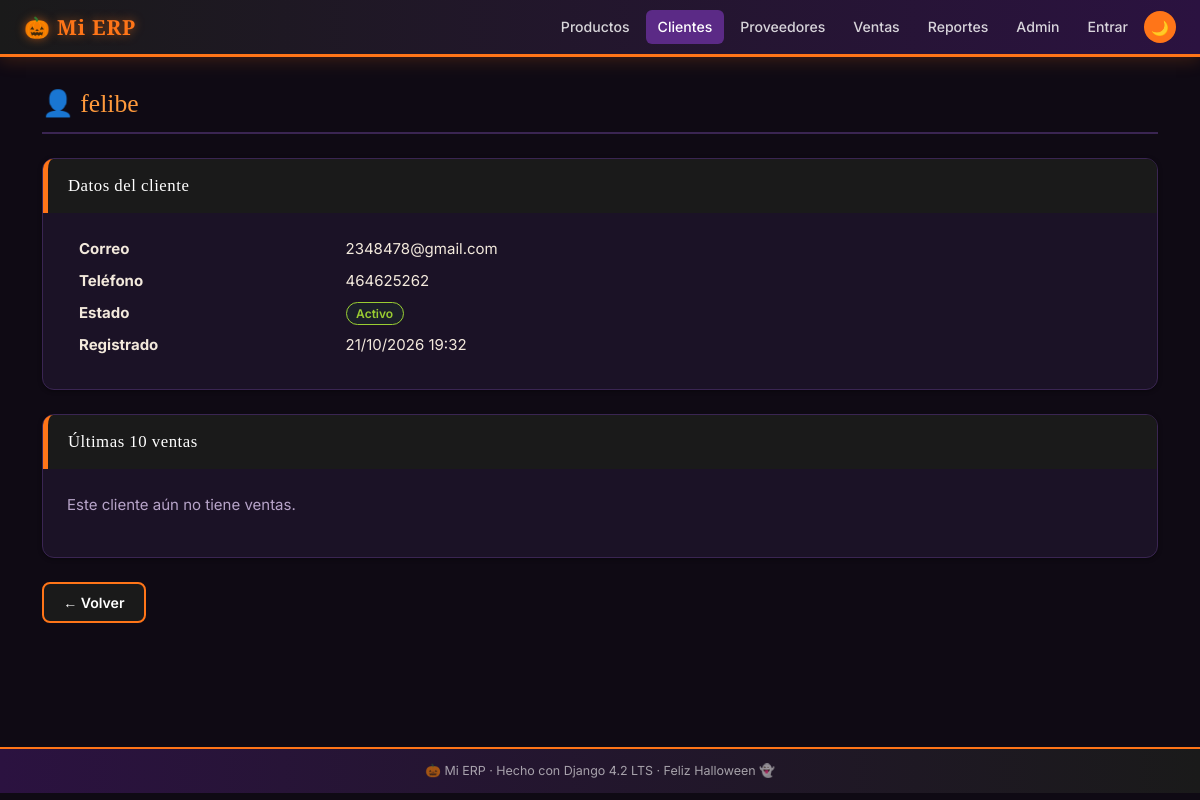
Page /clientes/1/ on the committed database.
### clientes/models.py (models this page shows, shortened)
class Cliente(models.Model):
    nombre   = models.CharField(
        max_length=150, verbose_name='Nombre'
    )
    correo   = models.EmailField(
        unique=True, verbose_name='Correo electrónico'
    )
    telefono = models.CharField(
        max_length=20, blank=True, verbose_name='Teléfono'
    )
    activo   = models.BooleanField(
        default=True, verbose_name='Activo'
    )
    creado   = models.DateTimeField(
        auto_now_add=True, verbose_name='Fecha de registro'
    )
    class Meta:
        verbose_name        = 'Cliente'
        verbose_name_plural = 'Clientes'
        ordering            = ['nombre']

### clientes/views.py (the view)
# urls.py: path('<int:cliente_id>/',         views.ClienteDetailView.as_view(), name='detalle'),
class ClienteDetailView(DetailView):
    model               = Cliente
    template_name       = 'clientes/detalle.html'
    context_object_name = 'cliente'
    pk_url_kwarg        = 'cliente_id'
    def get_context_data(self, **kwargs):
        ctx = super().get_context_data(**kwargs)
        ctx['ventas'] = (
            self.object.ventas
            .order_by('-fecha')[:10]   # últimas 10 ventas
        )
        return ctx

### clientes/templates/clientes/detalle.html (shortened to what this page needs)
{% extends "base.html" %}
{% block nav_clientes %}active{% endblock %}
{% block content %}
<div class="erp-page-title">
    <h2>👤 {{ cliente.nombre }}</h2>
</div>
<div class="erp-card">
    <div class="erp-card-header">Datos del cliente</div>
    <dl class="row" style="margin:0;">
        <dt class="col-sm-3">Correo</dt>
        <dd class="col-sm-9">{{ cliente.correo }}</dd>
        <dt class="col-sm-3">Teléfono</dt>
        <dd class="col-sm-9">{{ cliente.telefono|default:"—" }}</dd>
        <dt class="col-sm-3">Estado</dt>
        <dd class="col-sm-9">
            {% if cliente.activo %}
                <span class="badge-erp-active">Activo</span>
            {% else %}
                <span class="badge-erp-inactive">Inactivo</span>
            {% endif %}
        </dd>
        <dt class="col-sm-3">Registrado</dt>
        <dd class="col-sm-9">{{ cliente.creado|date:"d/m/Y H:i" }}</dd>
    </dl>
</div>
<div class="erp-card">
    <div class="erp-card-header">Últimas 10 ventas</div>
    {% if ventas %}
    <table class="erp-table">
        <thead>
            <tr><th>#</th><th>Fecha</th><th>Total</th></tr>
        </thead>
        <tbody>
            {% for v in ventas %}
            <tr>
                <td>
                    <a href="{% url 'ventas:detalle' v.pk %}"
                       style="color:var(--clr-royal);">#{{ v.pk }}</a>
                </td>
                <td>{{ v.fecha|date:"d/m/Y H:i" }}</td>
                <td style="color:var(--clr-gold);font-weight:600;">
                    ${{ v.total }}
                </td>
            </tr>
            {% endfor %}
        </tbody>
    </table>
    {% else %}
    <p style="color:var(--clr-muted);">Este cliente aún no tiene ventas.</p>
    {% endif %}
</div>
<a href="{% url 'clientes:lista' %}" class="btn-erp-primary">← Volver</a>
{% endblock %}

### templates/base.html (style rules this page uses)
:root, [data-theme="light"] { --clr-navy : #0A2342; --clr-royal : #1B4F8A; --clr-sky : #4A90D9; --clr-ice : #E8F0FB; --clr-gold : #B8860B; --clr-amber : #D4A017; --clr-cream : #FDF8E8; --clr-bg : #F5F7FA; --clr-surface: #FFFFFF; --clr-text : #1A1A2E; --clr-muted : #5A6A7E; --clr-border : #C8D8EC; --clr-danger : #C0392B; --clr-ok : #1A7A4A; --shadow-sm : 0 1px 4px rgba(10,35,66,.08); --shadow-md : 0 4px 16px rgba(10,35,66,.12); }
[data-theme="halloween"] { --clr-navy : #1A1A1A; --clr-royal : #5B2A86; --clr-sky : #FF9A3C; --clr-ice : #241533; --clr-gold : #FF7518; --clr-amber : #FFA64D; --clr-cream : #2B1A10; --clr-bg : #0F0A14; --clr-surface: #1B1226; --clr-text : #F3E9DC; --clr-muted : #B7A4C9; --clr-border : #3A2552; --clr-danger : #FF4D4D; --clr-ok : #9ACD32; --shadow-sm : 0 1px 4px rgba(0,0,0,.4); --shadow-md : 0 4px 16px rgba(255,117,24,.18); }
*, *::before, *::after { box-sizing: border-box; }
body { font-family: 'Inter','Segoe UI',sans-serif; font-size: 15px; background: var(--clr-bg); color: var(--clr-text); line-height: 1.6; transition: background .25s, color .25s; margin: 0; }
.erp-card { background: var(--clr-surface); border: 1px solid var(--clr-border); border-radius: 12px; box-shadow: var(--shadow-sm); padding: 1.5rem; margin-bottom: 1.5rem; transition: box-shadow .2s, border-color .2s; }
.erp-card-header { background: var(--clr-navy); color: #FFF; border-radius: 10px 10px 0 0; padding: .85rem 1.25rem; border-left: 5px solid var(--clr-gold); font-family: 'Playfair Display',serif; font-size: 1.05rem; letter-spacing: .03em; margin: -1.5rem -1.5rem 1.5rem; }
.btn-erp-primary { background: var(--clr-navy); color: #FFF; border: 2px solid var(--clr-gold); border-radius: 8px; padding: .45rem 1.2rem; font-weight: 600; font-size: .88rem; cursor: pointer; text-decoration: none; display: inline-block; transition: background .2s, color .2s; }
.badge-erp-active { background: rgba(26,122,74,.12); color: var(--clr-ok); border: 1px solid currentColor; font-size: .75rem; padding: .2rem .6rem; border-radius: 20px; font-weight: 600; }
.erp-page-title { display: flex; align-items: center; gap: 1rem; margin-bottom: 1.5rem; padding-bottom: .75rem; border-bottom: 2px solid var(--clr-border); }
.erp-page-title h2 { font-family: 'Playfair Display',serif; font-size: 1.6rem; color: var(--clr-navy); margin: 0; }
[data-theme="dark"] .erp-page-title h2, [data-theme="halloween"] .erp-page-title h2 { color: var(--clr-sky); }

### rows in the picture
Cliente: nombre "felibe", correo "2348478@gmail.com", telefono "464625262", creado "21/10/2026 19:32"
